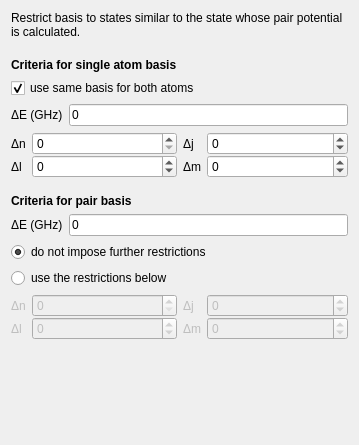
           <widget class="QWidget" name="page_3">
            <property name="geometry">
             <rect>
              <x>0</x>
              <y>0</y>
              <width>359</width>
              <height>445</height>
             </rect>
            </property>
            <attribute name="label">
             <string>Basis</string>
            </attribute>
            <layout class="QVBoxLayout" name="verticalLayout_8">
             <item>
              <widget class="QLabel" name="label_75">
               <property name="font">
                <font>
                 <weight>50</weight>
                 <bold>false</bold>
                </font>
               </property>
               <property name="text">
                <string>Restrict basis to states similar to the state whose pair potential is calculated.</string>
               </property>
               <property name="textFormat">
                <enum>Qt::AutoText</enum>
               </property>
               <property name="alignment">
                <set>Qt::AlignBottom|Qt::AlignLeading|Qt::AlignLeft</set>
               </property>
               <property name="wordWrap">
                <bool>true</bool>
               </property>
              </widget>
             </item>
             <item>
              <spacer name="verticalSpacer_20">
               <property name="orientation">
                <enum>Qt::Vertical</enum>
               </property>
               <property name="sizeType">
                <enum>QSizePolicy::Fixed</enum>
               </property>
               <property name="sizeHint" stdset="0">
                <size>
                 <width>20</width>
                 <height>13</height>
                </size>
               </property>
              </spacer>
             </item>
             <item>
              <widget class="QLabel" name="label_64">
               <property name="font">
                <font>
                 <weight>75</weight>
                 <bold>true</bold>
                </font>
               </property>
               <property name="text">
                <string>Criteria for single atom basis</string>
               </property>
               <property name="textFormat">
                <enum>Qt::AutoText</enum>
               </property>
               <property name="alignment">
                <set>Qt::AlignBottom|Qt::AlignLeading|Qt::AlignLeft</set>
               </property>
               <property name="wordWrap">
                <bool>true</bool>
               </property>
              </widget>
             </item>
             <item>
              <widget class="QCheckBox" name="checkbox_system_samebasis">
               <property name="text">
                <string>use same basis for both atoms</string>
               </property>
               <property name="checked">
                <bool>true</bool>
               </property>
              </widget>
             </item>
             <item>
              <layout class="QFormLayout" name="formLayout_12">
               <property name="fieldGrowthPolicy">
                <enum>QFormLayout::ExpandingFieldsGrow</enum>
               </property>
               <property name="labelAlignment">
                <set>Qt::AlignLeading|Qt::AlignLeft|Qt::AlignVCenter</set>
               </property>
               <property name="formAlignment">
                <set>Qt::AlignLeading|Qt::AlignLeft|Qt::AlignTop</set>
               </property>
               <property name="horizontalSpacing">
                <number>6</number>
               </property>
               <property name="verticalSpacing">
                <number>0</number>
               </property>
               <item row="0" column="0">
                <widget class="QLabel" name="label_15">
                 <property name="text">
                  <string>ΔE (GHz)</string>
                 </property>
                 <property name="textFormat">
                  <enum>Qt::AutoText</enum>
                 </property>
                </widget>
               </item>
               <item row="0" column="1">
                <widget class="QLineEdit" name="lineedit_system_deltaESingle">
                 <property name="sizePolicy">
                  <sizepolicy hsizetype="Expanding" vsizetype="Fixed">
                   <horstretch>0</horstretch>
                   <verstretch>0</verstretch>
                  </sizepolicy>
                 </property>
                 <property name="statusTip">
                  <string>A value of -1 means that there are no restrictions for single atom energies.</string>
                 </property>
                 <property name="text">
                  <string>0</string>
                 </property>
                </widget>
               </item>
              </layout>
             </item>
             <item>
              <widget class="QWidget" name="widget_system_single" native="true">
               <layout class="QHBoxLayout" name="horizontalLayout_13">
                <property name="leftMargin">
                 <number>0</number>
                </property>
                <property name="topMargin">
                 <number>0</number>
                </property>
                <property name="rightMargin">
                 <number>0</number>
                </property>
                <property name="bottomMargin">
                 <number>0</number>
                </property>
                <item>
                 <layout class="QFormLayout" name="formLayout_19">
                  <property name="fieldGrowthPolicy">
                   <enum>QFormLayout::ExpandingFieldsGrow</enum>
                  </property>
                  <property name="labelAlignment">
                   <set>Qt::AlignLeading|Qt::AlignLeft|Qt::AlignVCenter</set>
                  </property>
                  <property name="formAlignment">
                   <set>Qt::AlignLeading|Qt::AlignLeft|Qt::AlignTop</set>
                  </property>
                  <property name="horizontalSpacing">
                   <number>6</number>
                  </property>
                  <property name="verticalSpacing">
                   <number>0</number>
                  </property>
                  <item row="4" column="0">
                   <widget class="QLabel" name="label_36">
                    <property name="text">
                     <string>Δn</string>
                    </property>
                    <property name="textFormat">
                     <enum>Qt::AutoText</enum>
                    </property>
                   </widget>
                  </item>
                  <item row="4" column="1">
                   <widget class="QSpinBox" name="spinbox_system_deltaNSingle">
                    <property name="sizePolicy">
                     <sizepolicy hsizetype="MinimumExpanding" vsizetype="Fixed">
                      <horstretch>0</horstretch>
                      <verstretch>0</verstretch>
                     </sizepolicy>
                    </property>
                    <property name="minimumSize">
                     <size>
                      <width>0</width>
                      <height>0</height>
                     </size>
                    </property>
                    <property name="maximum">
                     <number>999</number>
                    </property>
                    <property name="value">
                     <number>0</number>
                    </property>
                   </widget>
                  </item>
                  <item row="5" column="0">
                   <widget class="QLabel" name="label_45">
                    <property name="text">
                     <string>Δl</string>
                    </property>
                    <property name="textFormat">
                     <enum>Qt::AutoText</enum>
                    </property>
                   </widget>
                  </item>
                  <item row="5" column="1">
                   <widget class="QSpinBox" name="spinbox_system_deltaLSingle">
                    <property name="sizePolicy">
                     <sizepolicy hsizetype="MinimumExpanding" vsizetype="Fixed">
                      <horstretch>0</horstretch>
                      <verstretch>0</verstretch>
                     </sizepolicy>
                    </property>
                    <property name="minimumSize">
                     <size>
                      <width>0</width>
                      <height>0</height>
                     </size>
                    </property>
                    <property name="statusTip">
                     <string>A value of -1 means that there are no restrictions for the l quantum number.</string>
                    </property>
                    <property name="minimum">
                     <number>-1</number>
                    </property>
                    <property name="maximum">
                     <number>999</number>
                    </property>
                    <property name="value">
                     <number>0</number>
                    </property>
                   </widget>
                  </item>
                 </layout>
                </item>
                <item>
                 <layout class="QFormLayout" name="formLayout_20">
                  <property name="fieldGrowthPolicy">
                   <enum>QFormLayout::ExpandingFieldsGrow</enum>
                  </property>
                  <property name="labelAlignment">
                   <set>Qt::AlignLeading|Qt::AlignLeft|Qt::AlignVCenter</set>
                  </property>
                  <property name="formAlignment">
                   <set>Qt::AlignLeading|Qt::AlignLeft|Qt::AlignTop</set>
                  </property>
                  <property name="verticalSpacing">
                   <number>0</number>
                  </property>
                  <item row="4" column="0">
                   <widget class="QLabel" name="label_50">
                    <property name="text">
                     <string>Δj</string>
                    </property>
                    <property name="textFormat">
                     <enum>Qt::AutoText</enum>
                    </property>
                   </widget>
                  </item>
                  <item row="4" column="1">
                   <widget class="QSpinBox" name="spinbox_system_deltaJSingle">
                    <property name="sizePolicy">
                     <sizepolicy hsizetype="MinimumExpanding" vsizetype="Fixed">
                      <horstretch>0</horstretch>
                      <verstretch>0</verstretch>
                     </sizepolicy>
                    </property>
                    <property name="minimumSize">
                     <size>
                      <width>0</width>
                      <height>0</height>
                     </size>
                    </property>
                    <property name="statusTip">
                     <string>A value of -1 means that there are no restrictions for the j quantum number.</string>
                    </property>
                    <property name="minimum">
                     <number>-1</number>
                    </property>
                    <property name="maximum">
                     <number>999</number>
                    </property>
                    <property name="value">
                     <number>0</number>
                    </property>
                   </widget>
                  </item>
                  <item row="5" column="0">
                   <widget class="QLabel" name="label_57">
                    <property name="text">
                     <string>Δm</string>
                    </property>
                    <property name="textFormat">
                     <enum>Qt::AutoText</enum>
                    </property>
                   </widget>
                  </item>
                  <item row="5" column="1">
                   <widget class="QSpinBox" name="spinbox_system_deltaMSingle">
                    <property name="sizePolicy">
                     <sizepolicy hsizetype="MinimumExpanding" vsizetype="Fixed">
                      <horstretch>0</horstretch>
                      <verstretch>0</verstretch>
                     </sizepolicy>
                    </property>
                    <property name="minimumSize">
                     <size>
                      <width>0</width>
                      <height>0</height>
                     </size>
                    </property>
                    <property name="statusTip">
                     <string>A value of -1 means that there are no restrictions for the m quantum number.</string>
                    </property>
                    <property name="minimum">
                     <number>-1</number>
                    </property>
                    <property name="maximum">
                     <number>999</number>
                    </property>
                    <property name="value">
                     <number>0</number>
                    </property>
                   </widget>
                  </item>
                 </layout>
                </item>
               </layout>
              </widget>
             </item>
             <item>
              <spacer name="verticalSpacer_19">
               <property name="orientation">
                <enum>Qt::Vertical</enum>
               </property>
               <property name="sizeType">
                <enum>QSizePolicy::Fixed</enum>
               </property>
               <property name="sizeHint" stdset="0">
                <size>
                 <width>20</width>
                 <height>10</height>
                </size>
               </property>
              </spacer>
             </item>
             <item>
              <widget class="QLabel" name="label_65">
               <property name="font">
                <font>
                 <weight>75</weight>
                 <bold>true</bold>
                </font>
               </property>
               <property name="text">
                <string>Criteria for pair basis</string>
               </property>
               <property name="textFormat">
                <enum>Qt::AutoText</enum>
               </property>
               <property name="alignment">
                <set>Qt::AlignBottom|Qt::AlignLeading|Qt::AlignLeft</set>
               </property>
               <property name="wordWrap">
                <bool>true</bool>
               </property>
              </widget>
             </item>
             <item>
              <layout class="QFormLayout" name="formLayout_38">
               <property name="fieldGrowthPolicy">
                <enum>QFormLayout::ExpandingFieldsGrow</enum>
               </property>
               <property name="labelAlignment">
                <set>Qt::AlignLeading|Qt::AlignLeft|Qt::AlignVCenter</set>
               </property>
               <property name="formAlignment">
                <set>Qt::AlignLeading|Qt::AlignLeft|Qt::AlignTop</set>
               </property>
               <property name="horizontalSpacing">
                <number>6</number>
               </property>
               <property name="verticalSpacing">
                <number>0</number>
               </property>
               <item row="0" column="1">
                <widget class="QLineEdit" name="lineedit_system_deltaEPair">
                 <property name="sizePolicy">
                  <sizepolicy hsizetype="Expanding" vsizetype="Fixed">
                   <horstretch>0</horstretch>
                   <verstretch>0</verstretch>
                  </sizepolicy>
                 </property>
                 <property name="statusTip">
                  <string>A value of -1 means that there are no restrictions for pair energies.</string>
                 </property>
                 <property name="text">
                  <string>0</string>
                 </property>
                </widget>
               </item>
               <item row="0" column="0">
                <widget class="QLabel" name="label_103">
                 <property name="text">
                  <string>ΔE (GHz)</string>
                 </property>
                 <property name="textFormat">
                  <enum>Qt::AutoText</enum>
                 </property>
                </widget>
               </item>
              </layout>
             </item>
             <item>
              <widget class="QRadioButton" name="radiobutton_system_pairbasisSame">
               <property name="text">
                <string>do not impose further restrictions</string>
               </property>
               <property name="checked">
                <bool>true</bool>
               </property>
              </widget>
             </item>
             <item>
              <widget class="QRadioButton" name="radiobutton_system_pairbasisDefined">
               <property name="text">
                <string>use the restrictions below</string>
               </property>
              </widget>
             </item>
             <item>
              <widget class="QWidget" name="widget_system_pair" native="true">
               <property name="enabled">
                <bool>false</bool>
               </property>
               <layout class="QHBoxLayout" name="horizontalLayout_14">
                <property name="leftMargin">
                 <number>0</number>
                </property>
                <property name="topMargin">
                 <number>0</number>
                </property>
                <property name="rightMargin">
                 <number>0</number>
                </property>
                <property name="bottomMargin">
                 <number>0</number>
                </property>
                <item>
                 <layout class="QFormLayout" name="formLayout_21">
                  <property name="fieldGrowthPolicy">
                   <enum>QFormLayout::ExpandingFieldsGrow</enum>
                  </property>
                  <property name="labelAlignment">
                   <set>Qt::AlignLeading|Qt::AlignLeft|Qt::AlignVCenter</set>
                  </property>
                  <property name="formAlignment">
                   <set>Qt::AlignLeading|Qt::AlignLeft|Qt::AlignTop</set>
                  </property>
                  <property name="horizontalSpacing">
                   <number>6</number>
                  </property>
                  <property name="verticalSpacing">
                   <number>0</number>
                  </property>
                  <item row="4" column="0">
                   <widget class="QLabel" name="label_58">
                    <property name="text">
                     <string>Δn</string>
                    </property>
                    <property name="textFormat">
                     <enum>Qt::AutoText</enum>
                    </property>
                   </widget>
                  </item>
                  <item row="4" column="1">
                   <widget class="QSpinBox" name="spinbox_system_deltaNPair">
                    <property name="sizePolicy">
                     <sizepolicy hsizetype="MinimumExpanding" vsizetype="Fixed">
                      <horstretch>0</horstretch>
                      <verstretch>0</verstretch>
                     </sizepolicy>
                    </property>
                    <property name="minimumSize">
                     <size>
                      <width>0</width>
                      <height>0</height>
                     </size>
                    </property>
                    <property name="maximum">
                     <number>999</number>
                    </property>
                    <property name="value">
                     <number>0</number>
                    </property>
                   </widget>
                  </item>
                  <item row="5" column="0">
                   <widget class="QLabel" name="label_72">
                    <property name="text">
                     <string>Δl</string>
                    </property>
                    <property name="textFormat">
                     <enum>Qt::AutoText</enum>
                    </property>
                   </widget>
                  </item>
                  <item row="5" column="1">
                   <widget class="QSpinBox" name="spinbox_system_deltaLPair">
                    <property name="sizePolicy">
                     <sizepolicy hsizetype="MinimumExpanding" vsizetype="Fixed">
                      <horstretch>0</horstretch>
                      <verstretch>0</verstretch>
                     </sizepolicy>
                    </property>
                    <property name="minimumSize">
                     <size>
                      <width>0</width>
                      <height>0</height>
                     </size>
                    </property>
                    <property name="statusTip">
                     <string>A value of -1 means that there are no restrictions for the l quantum number.</string>
                    </property>
                    <property name="minimum">
                     <number>-1</number>
                    </property>
                    <property name="maximum">
                     <number>999</number>
                    </property>
                    <property name="value">
                     <number>0</number>
                    </property>
                   </widget>
                  </item>
                 </layout>
                </item>
                <item>
                 <layout class="QFormLayout" name="formLayout_27">
                  <property name="fieldGrowthPolicy">
                   <enum>QFormLayout::ExpandingFieldsGrow</enum>
                  </property>
                  <property name="labelAlignment">
                   <set>Qt::AlignLeading|Qt::AlignLeft|Qt::AlignVCenter</set>
                  </property>
                  <property name="formAlignment">
                   <set>Qt::AlignLeading|Qt::AlignLeft|Qt::AlignTop</set>
                  </property>
                  <property name="verticalSpacing">
                   <number>0</number>
                  </property>
                  <item row="4" column="0">
                   <widget class="QLabel" name="label_73">
                    <property name="text">
                     <string>Δj</string>
                    </property>
                    <property name="textFormat">
                     <enum>Qt::AutoText</enum>
                    </property>
                   </widget>
                  </item>
                  <item row="4" column="1">
                   <widget class="QSpinBox" name="spinbox_system_deltaJPair">
                    <property name="sizePolicy">
                     <sizepolicy hsizetype="MinimumExpanding" vsizetype="Fixed">
                      <horstretch>0</horstretch>
                      <verstretch>0</verstretch>
                     </sizepolicy>
                    </property>
                    <property name="minimumSize">
                     <size>
                      <width>0</width>
                      <height>0</height>
                     </size>
                    </property>
                    <property name="statusTip">
                     <string>A value of -1 means that there are no restrictions for the j quantum number.</string>
                    </property>
                    <property name="minimum">
                     <number>-1</number>
                    </property>
                    <property name="maximum">
                     <number>999</number>
                    </property>
                    <property name="value">
                     <number>0</number>
                    </property>
                   </widget>
                  </item>
                  <item row="5" column="0">
                   <widget class="QLabel" name="label_74">
                    <property name="text">
                     <string>Δm</string>
                    </property>
                    <property name="textFormat">
                     <enum>Qt::AutoText</enum>
                    </property>
                   </widget>
                  </item>
                  <item row="5" column="1">
                   <widget class="QSpinBox" name="spinbox_system_deltaMPair">
                    <property name="sizePolicy">
                     <sizepolicy hsizetype="MinimumExpanding" vsizetype="Fixed">
                      <horstretch>0</horstretch>
                      <verstretch>0</verstretch>
                     </sizepolicy>
                    </property>
                    <property name="minimumSize">
                     <size>
                      <width>0</width>
                      <height>0</height>
                     </size>
                    </property>
                    <property name="statusTip">
                     <string>A value of -1 means that there are no restrictions for the m quantum number.</string>
                    </property>
                    <property name="minimum">
                     <number>-1</number>
                    </property>
                    <property name="maximum">
                     <number>999</number>
                    </property>
                    <property name="value">
                     <number>0</number>
                    </property>
                   </widget>
                  </item>
                 </layout>
                </item>
               </layout>
              </widget>
             </item>
             <item>
              <spacer name="verticalSpacer_18">
               <property name="orientation">
                <enum>Qt::Vertical</enum>
               </property>
               <property name="sizeType">
                <enum>QSizePolicy::Expanding</enum>
               </property>
               <property name="sizeHint" stdset="0">
                <size>
                 <width>20</width>
                 <height>0</height>
                </size>
               </property>
              </spacer>
             </item>
            </layout>
           </widget>
